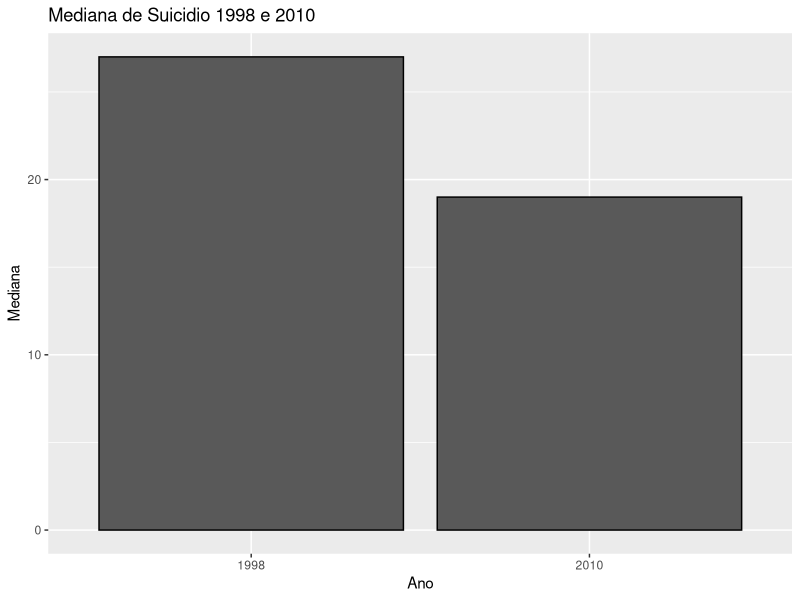
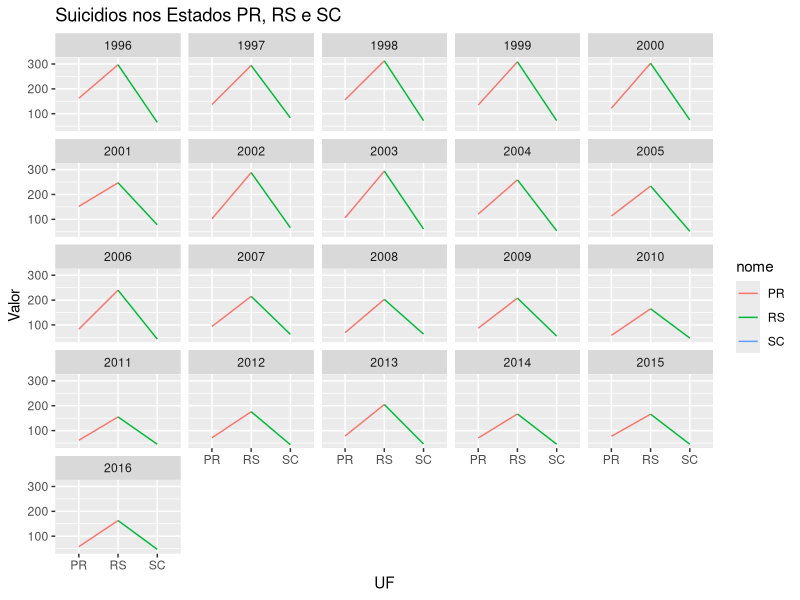
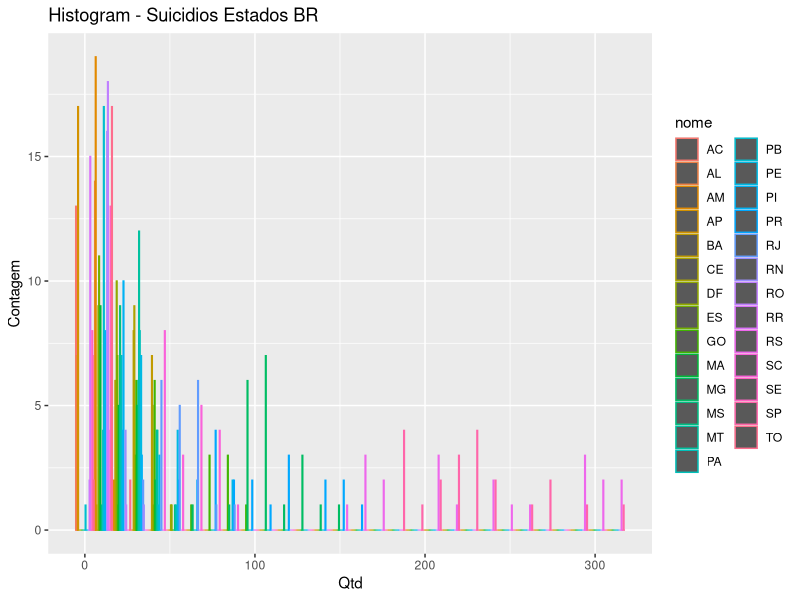
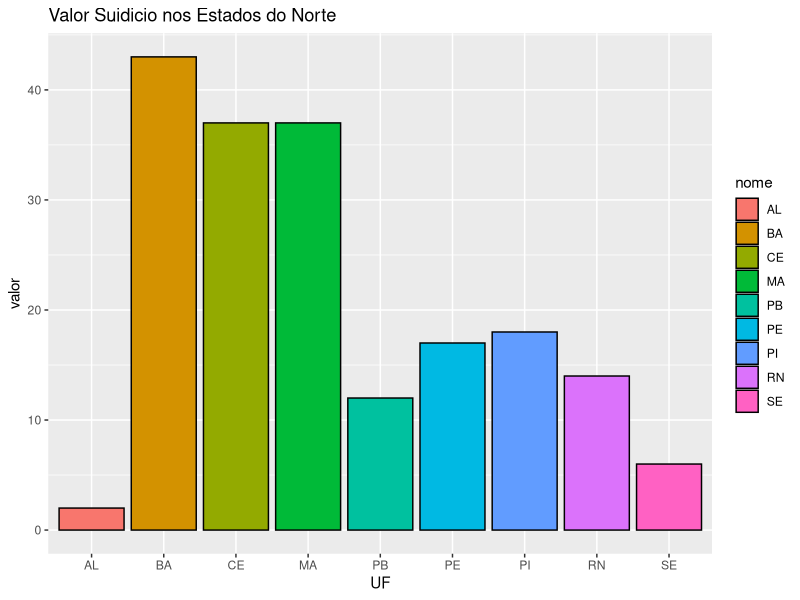

Here is the R script that generated these plots, in order:
library(tidyverse)

setwd('C:/Users/CS318041/Documents/Espec. Ciencia de Dados/Materias/Modulo 1/IABC1 - Intro analise e Ciencia de Dados/Prova')

suicidio <- read_csv2("datasets_222060_477759_dados_ipea.csv")

View(suicidio)

names(suicidio)[3] <- "periodo"

suicidio2 <- filter(suicidio, periodo == 2010 | periodo == 1998) %>%
  select(nome, periodo, valor) %>% 
  group_by(periodo) %>% 
  summarise(mediana = median(valor))


View(suicidio2)

ggplot(data = suicidio2) +
  geom_col(aes(x = as.factor(periodo), y = mediana),
           position = position_dodge(), linetype = "solid", colour = "black") +
  labs(x = "Ano", y = "Mediana", title = "Mediana de Suicidio 1998 e 2010")





suicidio3 <- filter(suicidio, nome %in% c('PR', 'RS', 'SC')) %>% select(nome, periodo, valor)

View(suicidio3)

ggplot(data = suicidio3) + 
  geom_line(aes(x=nome, y=valor, group= periodo,colour=nome))+
  facet_wrap(vars(periodo)) +
  labs(x = "UF", y = "Valor", title = "Suicidios nos Estados PR, RS e SC")



suicidio_brasil <- suicidio %>%
                    select(nome, periodo, valor) %>% 
                      group_by(periodo) %>% 
                          summarise(qtd_min= min(valor))


View(suicidio)
  

  
  
ggplot(data=suicidio) + 
  geom_histogram(aes(valor, bins=30,colour=nome),position = position_dodge())+
    labs(x = "Qtd", y = "Contagem", title = "Histogram - Suicidios Estados BR")




suicidio_norte  <- filter(suicidio, nome %in% c('MA', 'PI', 'CE', 'RN', 'PE', 'PB', 'SE', 'AL', 'BA') & periodo == 2014)

View(suicidio_norte)


ggplot(data = suicidio_norte) +
  geom_col(aes(x = nome, y = valor, fill = nome),
           position = position_dodge(), linetype = "solid", colour = "black") +
  labs(x = "UF", y = "valor", title = "Valor Suidicio nos Estados do Norte")

